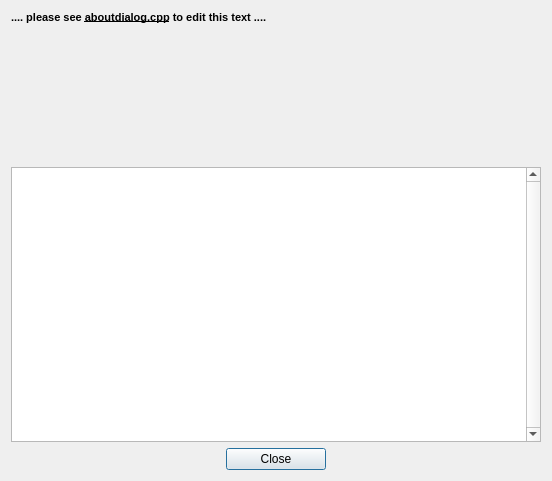
<?xml version="1.0" encoding="UTF-8"?>
<ui version="4.0">
 <class>aboutDialog</class>
 <widget class="QDialog" name="aboutDialog">
  <property name="windowModality">
   <enum>Qt::ApplicationModal</enum>
  </property>
  <property name="geometry">
   <rect>
    <x>0</x>
    <y>0</y>
    <width>550</width>
    <height>600</height>
   </rect>
  </property>
  <property name="sizePolicy">
   <sizepolicy hsizetype="Fixed" vsizetype="Fixed">
    <horstretch>0</horstretch>
    <verstretch>0</verstretch>
   </sizepolicy>
  </property>
  <property name="minimumSize">
   <size>
    <width>550</width>
    <height>600</height>
   </size>
  </property>
  <property name="contextMenuPolicy">
   <enum>Qt::NoContextMenu</enum>
  </property>
  <property name="windowTitle">
   <string>About</string>
  </property>
  <property name="windowIcon">
   <iconset resource="../../_resources/editor.qrc">
    <normaloff>:/images/cat_builder/cat_builder_48.png</normaloff>:/images/cat_builder/cat_builder_48.png</iconset>
  </property>
  <property name="autoFillBackground">
   <bool>false</bool>
  </property>
  <property name="locale">
   <locale language="English" country="UnitedStates"/>
  </property>
  <property name="modal">
   <bool>true</bool>
  </property>
  <layout class="QGridLayout" name="gridLayout">
   <property name="sizeConstraint">
    <enum>QLayout::SetFixedSize</enum>
   </property>
   <item row="2" column="0" colspan="3">
    <widget class="QTextBrowser" name="About2">
     <property name="minimumSize">
      <size>
       <width>530</width>
       <height>275</height>
      </size>
     </property>
     <property name="verticalScrollBarPolicy">
      <enum>Qt::ScrollBarAlwaysOn</enum>
     </property>
     <property name="horizontalScrollBarPolicy">
      <enum>Qt::ScrollBarAlwaysOff</enum>
     </property>
     <property name="textInteractionFlags">
      <set>Qt::LinksAccessibleByKeyboard|Qt::LinksAccessibleByMouse|Qt::TextBrowserInteraction|Qt::TextSelectableByKeyboard|Qt::TextSelectableByMouse</set>
     </property>
     <property name="openExternalLinks">
      <bool>true</bool>
     </property>
    </widget>
   </item>
   <item row="3" column="1">
    <widget class="QPushButton" name="pushButton">
     <property name="sizePolicy">
      <sizepolicy hsizetype="Minimum" vsizetype="Fixed">
       <horstretch>0</horstretch>
       <verstretch>0</verstretch>
      </sizepolicy>
     </property>
     <property name="minimumSize">
      <size>
       <width>100</width>
       <height>0</height>
      </size>
     </property>
     <property name="text">
      <string>Close</string>
     </property>
     <property name="autoRepeat">
      <bool>true</bool>
     </property>
    </widget>
   </item>
   <item row="3" column="2">
    <spacer name="horizontalSpacer_2">
     <property name="orientation">
      <enum>Qt::Horizontal</enum>
     </property>
     <property name="sizeHint" stdset="0">
      <size>
       <width>40</width>
       <height>20</height>
      </size>
     </property>
    </spacer>
   </item>
   <item row="3" column="0">
    <spacer name="horizontalSpacer">
     <property name="orientation">
      <enum>Qt::Horizontal</enum>
     </property>
     <property name="sizeHint" stdset="0">
      <size>
       <width>40</width>
       <height>20</height>
      </size>
     </property>
    </spacer>
   </item>
   <item row="1" column="0" colspan="3">
    <widget class="QLabel" name="About1">
     <property name="minimumSize">
      <size>
       <width>0</width>
       <height>150</height>
      </size>
     </property>
     <property name="locale">
      <locale language="English" country="UnitedStates"/>
     </property>
     <property name="frameShape">
      <enum>QFrame::NoFrame</enum>
     </property>
     <property name="frameShadow">
      <enum>QFrame::Sunken</enum>
     </property>
     <property name="text">
      <string notr="true">&lt;!DOCTYPE HTML PUBLIC &quot;-//W3C//DTD HTML 4.0//EN&quot; &quot;http://www.w3.org/TR/REC-html40/strict.dtd&quot;&gt;
&lt;html&gt;&lt;head&gt;&lt;meta name=&quot;qrichtext&quot; content=&quot;1&quot; /&gt;&lt;style type=&quot;text/css&quot;&gt;
p, li { white-space: pre-wrap; }
&lt;/style&gt;&lt;/head&gt;&lt;body style=&quot; font-family:'Liberation Sans','Liberation Sans'; font-size:8pt; font-weight:600; font-style:normal;&quot;&gt;
&lt;p style=&quot; margin-top:0px; margin-bottom:0px; margin-left:0px; margin-right:0px; -qt-block-indent:0; text-indent:0px;&quot;&gt;.... please see &lt;span style=&quot; text-decoration: underline;&quot;&gt;aboutdialog.cpp&lt;/span&gt; to edit this text ....&lt;/p&gt;&lt;/body&gt;&lt;/html&gt;</string>
     </property>
     <property name="textFormat">
      <enum>Qt::RichText</enum>
     </property>
     <property name="alignment">
      <set>Qt::AlignLeading|Qt::AlignLeft|Qt::AlignTop</set>
     </property>
     <property name="openExternalLinks">
      <bool>true</bool>
     </property>
     <property name="textInteractionFlags">
      <set>Qt::LinksAccessibleByMouse</set>
     </property>
    </widget>
   </item>
  </layout>
  <action name="actionCloseDialog">
   <property name="text">
    <string notr="true">CloseDialog</string>
   </property>
   <property name="shortcut">
    <string notr="true">Esc</string>
   </property>
  </action>
 </widget>
 <resources>
  <include location="../../_resources/editor.qrc"/>
 </resources>
 <connections/>
</ui>
